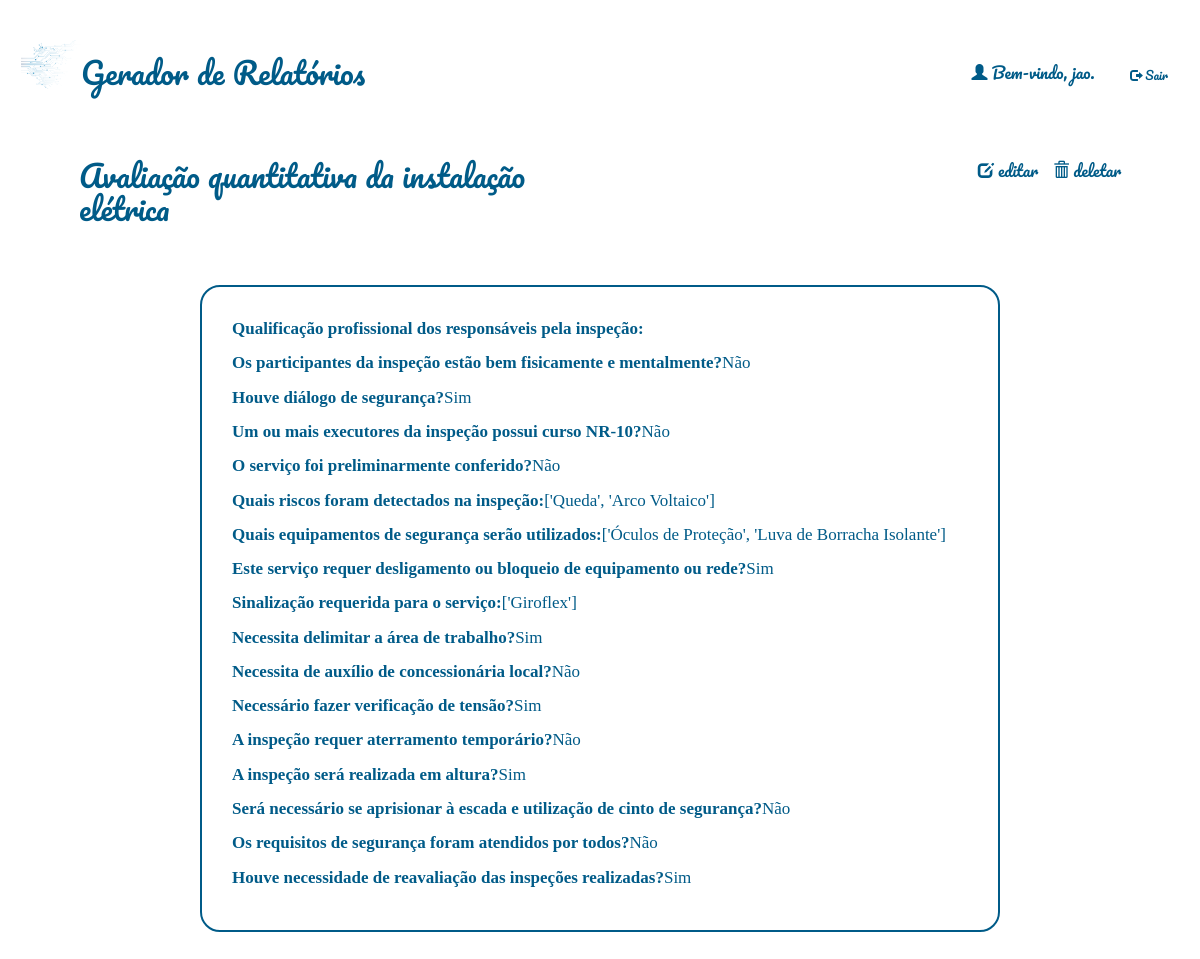
The page /relatorios/addquantitativas/5/ (signed in) on the database as committed earlier.
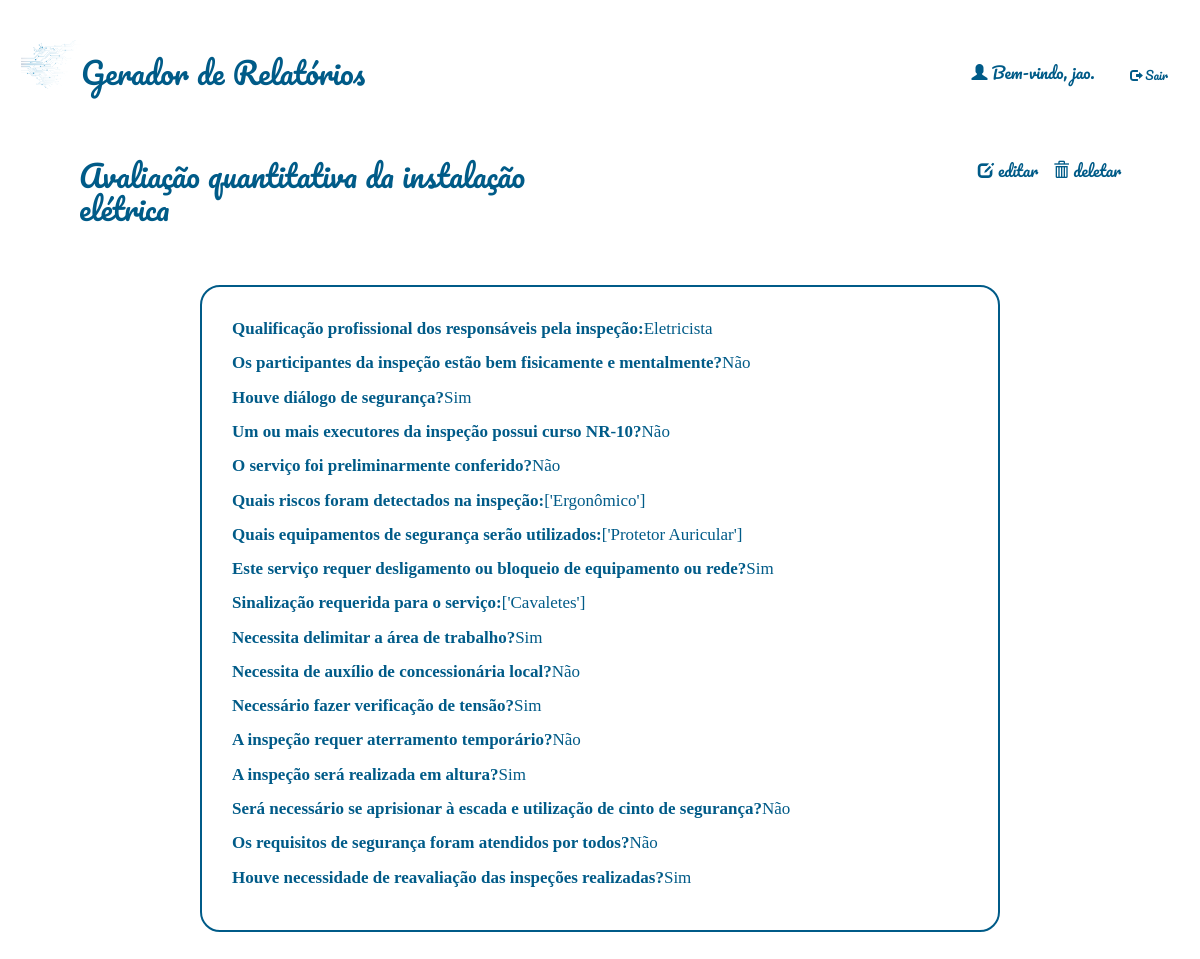
The same page on the database as committed later.
### relatorio/models.py (models this page shows)
class Relatorio(models.Model):
    autor = models.ForeignKey(User, default=None, on_delete=models.CASCADE)
    data = models.DateTimeField()
    local = models.CharField(max_length=100)
    temperatura = models.IntegerField()
    clima = models.CharField(max_length=100)
    responsaveis = models.TextField(blank=True)
    qualiprof = models.CharField(max_length=100, default='')
    riscos = models.CharField(max_length=100, default='')
    equipamentos = models.CharField(max_length=100, default='')
    sinalizacao = models.CharField(max_length=100, default='')
    desligamento = models.CharField(max_length=4, default='')
    integridade = models.CharField(max_length=4, default='')
    dialogo = models.CharField(max_length=4, default='')
    curso_nr = models.CharField(max_length=4, default='')
    conferido = models.CharField(max_length=4, default='')
    delimitar_area = models.CharField(max_length=4, default='')
    auxconces = models.CharField(max_length=4, default='')
    tensao = models.CharField(max_length=4, default='')
    aterramento = models.CharField(max_length=4, default='')
    altura = models.CharField(max_length=4, default='')
    cinto_seg = models.CharField(max_length=4, default='')
    requi_seg = models.CharField(max_length=4, default='')
    reavaliacao = models.CharField(max_length=4, default='')
    tempambiente = models.CharField(max_length=100, default='')
    condambiente = models.CharField(max_length=100, default='')
    altitude = models.CharField(max_length=100, default='')
    presagua = models.CharField(max_length=100, default='')
    pressolidos = models.CharField(max_length=100, default='')
    pressubst = models.CharField(max_length=100, default='')
    solmecanicas = models.CharField(max_length=100, default='')
    presmofo = models.CharField(max_length=100, default='')
    presfauna = models.CharField(max_length=100, default='')
    infleletro = models.CharField(max_length=100, default='')
    radsolar = models.CharField(max_length=100, default='')
    descatm = models.CharField(max_length=100, default='')
    movdoar = models.CharField(max_length=100, default='')
    vento = models.CharField(max_length=100, default='')
    competencia = models.CharField(max_length=100, default='')
    reseletr = models.CharField(max_length=100, default='')
    contpessoas = models.CharField(max_length=100, default='')
    condfuga = models.CharField(max_length=100, default='')
    natmatpr = models.CharField(max_length=100, default='')
    natmatcons = models.CharField(max_length=100, default='')
    classestr = models.CharField(max_length=100, default='')
    documentacao = models.CharField(max_length=100, default='')

### relatorio/views.py (the view, shortened to what this page needs)
# urls.py: path('addquantitativas/<int:rel_id>/', views.quantitativas_add, name="addquantitativas"),
@login_required(login_url="/accounts/login/")
def quantitativas_add(request, rel_id):
    relatorio = Relatorio.objects.get(id=rel_id)
    if relatorio.conferido != '':
        return render(request, 'relatorio/relatorio_quantitativas_visualiza.html', {'relatorio': relatorio})

### relatorio/templates/relatorio/relatorio_quantitativas_visualiza.html
{% extends 'base_layout.html'%}
{% block content %}
<header style="margin-inline:5%;">
        <h2>Avaliação quantitativa da instalação elétrica</h2>
        <nav>
        <li>
                <a class="botao-icon" href="{% url 'relatorio:editaplanejamento' rel_id=relatorio.id %}">
                        <span class="glyphicon glyphicon-edit"></span> editar
                </a>
                <a class="botao-icon" href="{% url 'relatorio:deleta' rel_id=relatorio.id %}">
                        <span class="glyphicon glyphicon-trash"></span> deletar
                </a>
        </li>
        </nav>
</header>
<div class="compromisso-visualiza-wrapper">
        <div class="compromisso-visualiza">
                <p><b>Qualificação profissional dos responsáveis pela inspeção:</b> {{relatorio.qualiprof}}</p>
                <p><b>Os participantes da inspeção estão bem fisicamente e mentalmente?</b> {{relatorio.integridade}}</p>
                <p><b>Houve diálogo de segurança?</b> {{relatorio.dialogo}}</p>
                <p><b>Um ou mais executores da inspeção possui curso NR-10?</b> {{relatorio.curso_nr}}</p>
                <p><b>O serviço foi preliminarmente conferido?</b> {{relatorio.conferido}}</p>
                <p><b>Quais riscos foram detectados na inspeção:</b> {{ relatorio.riscos }}</p>
                <p><b>Quais equipamentos de segurança serão utilizados:</b> {{relatorio.equipamentos}}</p>
                <p><b>Este serviço requer desligamento ou bloqueio de equipamento ou rede?</b> {{relatorio.desligamento}}</p>
                <p><b>Sinalização requerida para o serviço:</b> {{relatorio.sinalizacao}}</p>
                <p><b>Necessita delimitar a área de trabalho?</b> {{relatorio.delimitar_area}}</p>
                <p><b>Necessita de auxílio de concessionária local?</b> {{relatorio.auxconces}}</p>
                <p><b>Necessário fazer verificação de tensão?</b> {{relatorio.tensao}}</p>
                <p><b>A inspeção requer aterramento temporário?</b> {{relatorio.aterramento}}</p>
                <p><b>A inspeção será realizada em altura?</b> {{relatorio.altura}}</p>
                <p><b>Será necessário se aprisionar à escada e utilização de cinto de segurança?</b> {{relatorio.cinto_seg}}</p>
                <p><b>Os requisitos de segurança foram atendidos por todos?</b> {{relatorio.requi_seg}}</p>
                <p><b>Houve necessidade de reavaliação das inspeções realizadas?</b> {{relatorio.reavaliacao}}</p>
        </div>
</div>
{% endblock %}

Rows that differ between the two databases and show on the page:
changed Relatorio "Não": qualiprof (not shown) → "Eletricista"; riscos "['Queda', 'Arco Voltaico']" → "['Ergonômico']"; equipamentos "['Óculos de Proteção', 'Luva de Borracha Isolante']" → "['Protetor Auricular']"; sinalizacao "['Giroflex']" → "['Cavaletes']"
